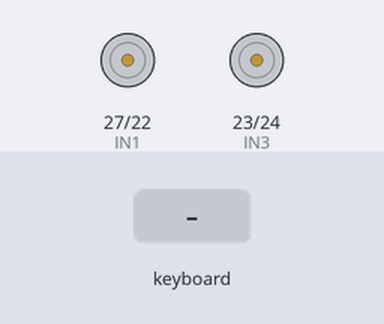
This program was run on a simulated Raspberry Pi (BCM pin numbers). On the bench: motor-driver pin pairs drawn as motors (green arrow = first pin HIGH = forward, orange = second pin HIGH = backward, longer = more drive, scaled by the enable pin). Inputs (shaded band) come from the test bench. The full-screen text the program places in the terminal is not drawn.

Above: at 1.2 s.
1.3 s: key up typed on the keyboard
At 2.5 s:
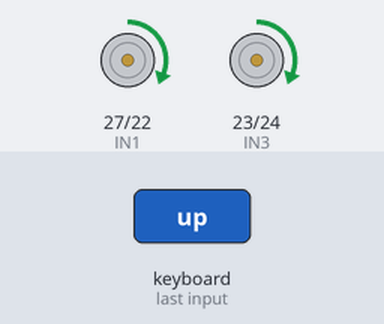
2.8 s: key down typed on the keyboard
At 3.7 s:
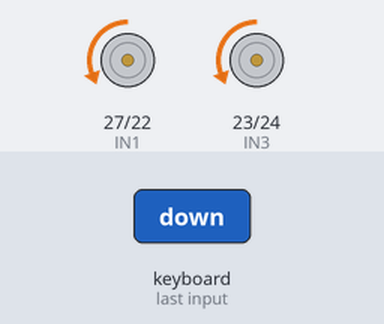
4.3 s: key left typed on the keyboard
At 4.9 s:
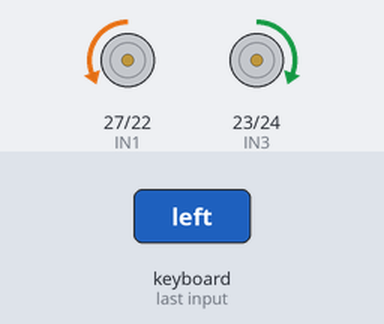
5.8 s: key right typed on the keyboard
At 7.2 s:
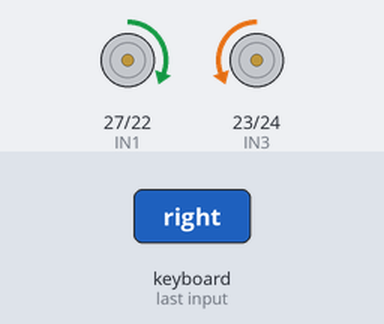
Timing chart, 0 to 8.3 s (numbered marks = the images above; inputs shaded):
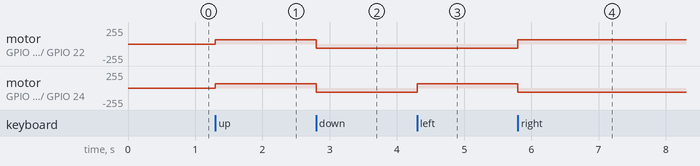

The program:

02_lgpio_Pi5_curses.py
```python
# -*- coding: utf-8 -*-
"""
4WD TT 모터 제어 (lgpio + curses 키보드)
라즈베리 파이 5 전용
────────────────────────────────────────
화살표 키를 누르는 동안 움직이고
키를 떼면 즉시 정지합니다.

  ↑  : 전진
  ↓  : 후진
  ←  : 왼쪽 회전
  →  : 오른쪽 회전
  q  : 종료
"""

import lgpio
import curses

# GPIO 핀 번호 (BCM 기준)
ENA = 18   # 왼쪽 모터 PWM  (물리 핀 12)
IN1 = 27   # 왼쪽 방향 A    (물리 핀 13)
IN2 = 22   # 왼쪽 방향 B    (물리 핀 15)

ENB = 17   # 오른쪽 모터 PWM (물리 핀 11)
IN3 = 23   # 오른쪽 방향 A   (물리 핀 16)
IN4 = 24   # 오른쪽 방향 B   (물리 핀 18)

PWM_FREQ = 1000   # PWM 주파수 (Hz)
SPEED    = 25     # 속도 0~100 (%)

# lgpio 초기화
chip = lgpio.gpiochip_open(0)
for pin in [IN1, IN2, IN3, IN4]:
    lgpio.gpio_claim_output(chip, pin, 0)
lgpio.gpio_claim_output(chip, ENA, 0)
lgpio.gpio_claim_output(chip, ENB, 0)


def set_left(direction, speed=SPEED):
    if direction == 'forward':
        lgpio.gpio_write(chip, IN1, 1); lgpio.gpio_write(chip, IN2, 0)
        lgpio.tx_pwm(chip, ENA, PWM_FREQ, speed)
    elif direction == 'backward':
        lgpio.gpio_write(chip, IN1, 0); lgpio.gpio_write(chip, IN2, 1)
        lgpio.tx_pwm(chip, ENA, PWM_FREQ, speed)
    else:
        lgpio.gpio_write(chip, IN1, 0); lgpio.gpio_write(chip, IN2, 0)
        lgpio.tx_pwm(chip, ENA, PWM_FREQ, 0)

def set_right(direction, speed=SPEED):
    if direction == 'forward':
        lgpio.gpio_write(chip, IN3, 1); lgpio.gpio_write(chip, IN4, 0)
        lgpio.tx_pwm(chip, ENB, PWM_FREQ, speed)
    elif direction == 'backward':
        lgpio.gpio_write(chip, IN3, 0); lgpio.gpio_write(chip, IN4, 1)
        lgpio.tx_pwm(chip, ENB, PWM_FREQ, speed)
    else:
        lgpio.gpio_write(chip, IN3, 0); lgpio.gpio_write(chip, IN4, 0)
        lgpio.tx_pwm(chip, ENB, PWM_FREQ, 0)

def forward():    set_left('forward');   set_right('forward')
def backward():   set_left('backward');  set_right('backward')
def turn_left():  set_left('backward');  set_right('forward')
def turn_right(): set_left('forward');   set_right('backward')
def stop():       set_left('stop');      set_right('stop')


def main(stdscr):
    curses.cbreak()
    stdscr.keypad(True)
    stdscr.addstr(0, 0, "4WD 모터 제어 | 화살표키: 이동 | q: 종료")
    stdscr.addstr(1, 0, "상태: 정지")

    stop()

    while True:
        key = stdscr.getch()

        if key == curses.KEY_UP:
            forward();    stdscr.addstr(1, 0, "상태: 전진   ")
        elif key == curses.KEY_DOWN:
            backward();   stdscr.addstr(1, 0, "상태: 후진   ")
        elif key == curses.KEY_LEFT:
            turn_left();  stdscr.addstr(1, 0, "상태: 좌회전 ")
        elif key == curses.KEY_RIGHT:
            turn_right(); stdscr.addstr(1, 0, "상태: 우회전 ")
        elif key == ord('q'):
            stop()
            break
        else:
            stop();       stdscr.addstr(1, 0, "상태: 정지   ")

        stdscr.refresh()


try:
    curses.wrapper(main)
finally:
    stop()
    lgpio.gpiochip_close(chip)
    print("종료 완료")
```

Measured:
- after the input at 1.3 s, motor on GPIO 27 (IN1) / GPIO 22 (IN2), motor on GPIO 23 (IN3) / GPIO 24 (IN4): stopped → forward 64/255 at once
- after the input at 2.8 s, motor on GPIO 27 (IN1) / GPIO 22 (IN2), motor on GPIO 23 (IN3) / GPIO 24 (IN4): forward 64/255 → backward 64/255 at once
- after the input at 4.3 s, motor on GPIO 23 (IN3) / GPIO 24 (IN4): backward 64/255 → forward 64/255 at once
- after the input at 5.8 s, motor on GPIO 27 (IN1) / GPIO 22 (IN2): backward 64/255 → forward 64/255 at once; motor on GPIO 23 (IN3) / GPIO 24 (IN4): forward 64/255 → backward 64/255 at once
